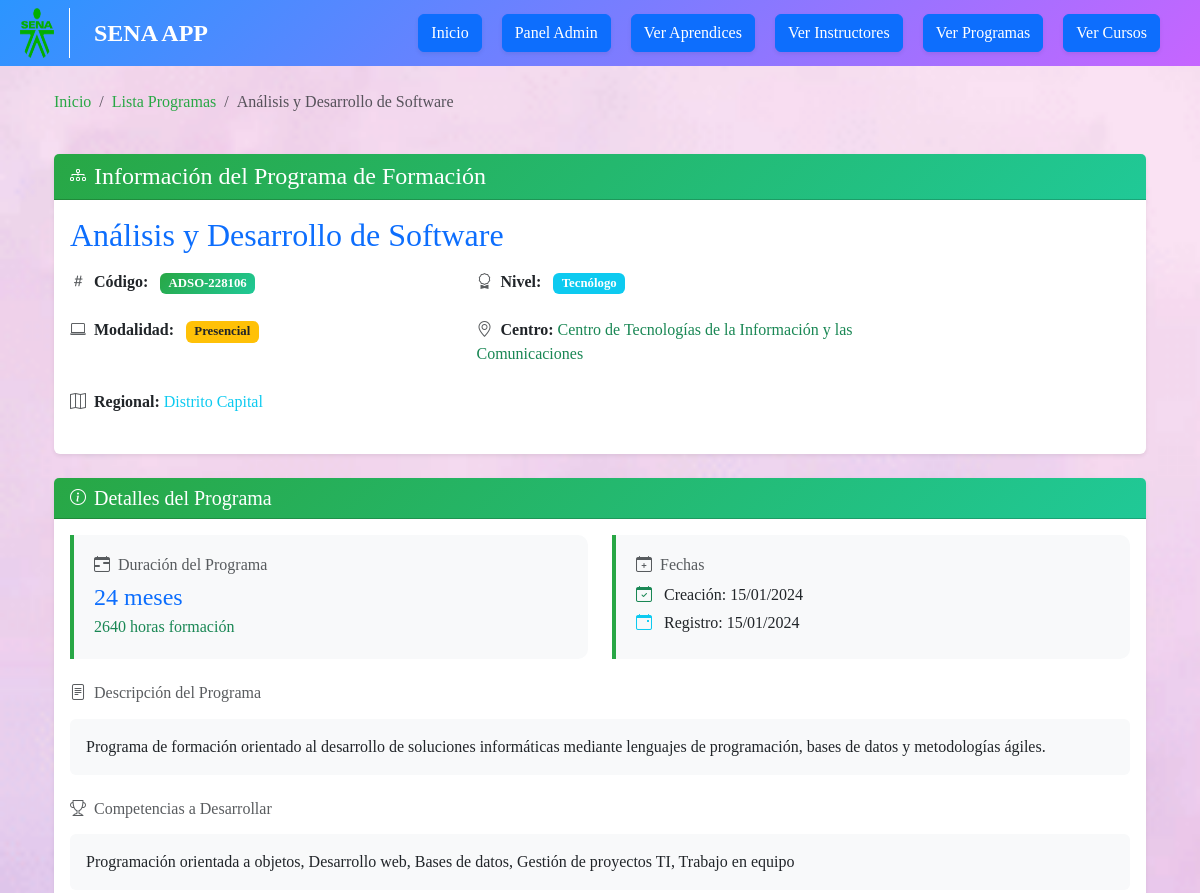
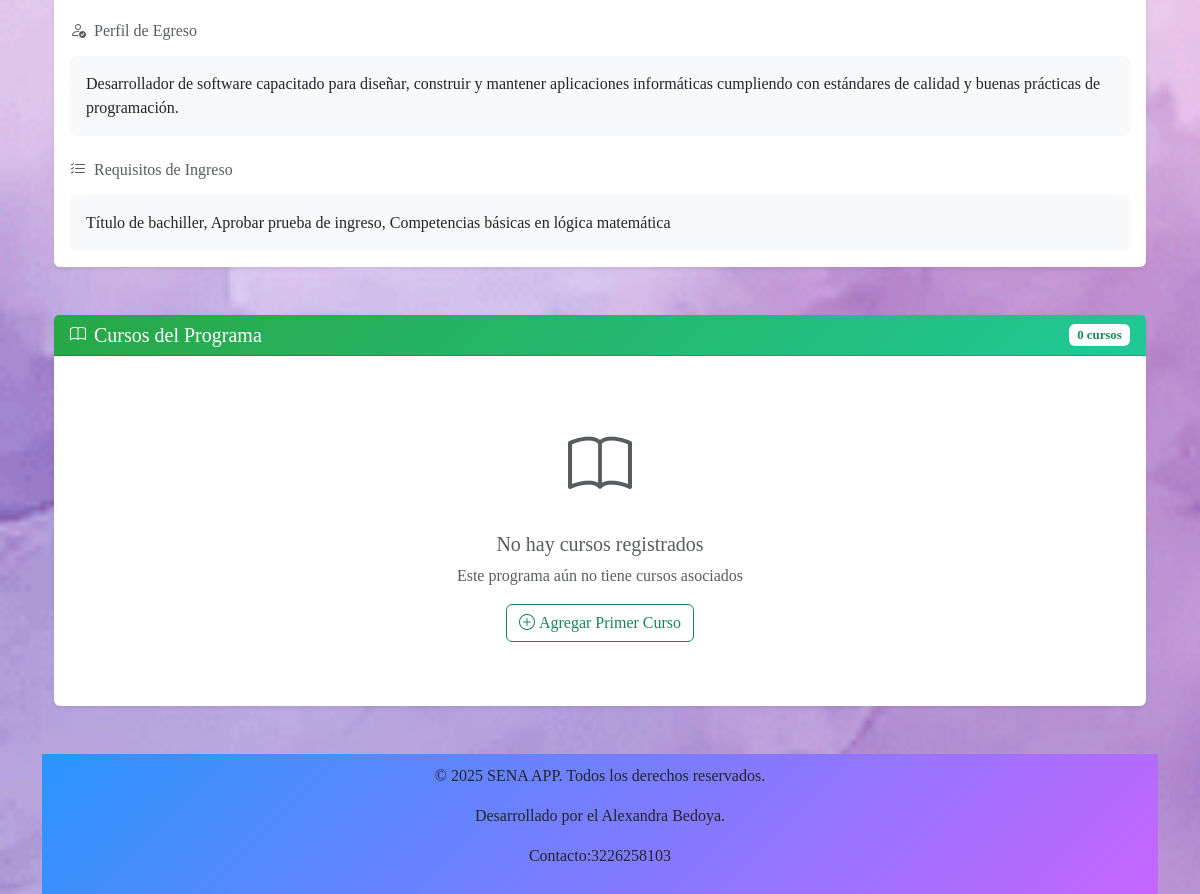
/programas/programas/programa/1/, run on the app's committed database (2 pictures, top to bottom).
### programas/models.py (models this page shows, shortened)
class Programa(models.Model):
    NIVEL_FORMACION_CHOICES = [
        ('AUX','Auxiliar'),
        ('OPE','Operario'),
        ('TEC', 'Técnico'),
        ('TGL','Tcnólogo'),
        ('ESP','Especializacion Tegnológica'),
        ('COM','Complemenatio'),
    ]
    MODALIDAD_CHOICES = [
        ('PRE','Presencial'),
        ('VIR','Virtual'),
        ('MIX','Mixta'),
    ]
    ESTADO_CHOICES = [
        ('ACT','Activo'),
        ('INA','Inactivo'),
        ('SUS', 'Suspendido'),
        ('CAN', 'Cancelado'),
    ]
    codigo = models.CharField(max_length=20, unique=True, verbose_name="Código del Programa")
    nombre = models.CharField(max_length=200, verbose_name="Nombre del Programa")
    nivel_formacion = models.CharField(max_length=3, choices=NIVEL_FORMACION_CHOICES, verbose_name="Nivel de Formación")
    modalidad = models.CharField(max_length=3, choices=MODALIDAD_CHOICES, default='PRE', verbose_name="Modalidad")
    duracion_meses = models.PositiveIntegerField(verbose_name="Duración en Meses")
    duracion_horas = models.PositiveIntegerField(verbose_name="Duración en Horas")
    descripcion = models.TextField(verbose_name="Descripción del Programa")
    competencias = models.TextField(verbose_name="Competencias a Desarrollar")
    perfil_egreso = models.TextField(verbose_name="Perfil de Egreso")
    requisitos_ingreso = models.TextField(verbose_name="Requisitos de Ingreso")
    centro_formacion = models.CharField(max_length=200, verbose_name="Centro de Formación")
    regional = models.CharField(max_length=100, verbose_name="Regional")
    estado = models.CharField(max_length=3, choices=ESTADO_CHOICES, default='ACT', verbose_name="Estado")
    fecha_creacion = models.DateField(verbose_name="Fecha de Creación del Programa")
    fecha_registro = models.DateTimeField(auto_now_add=True, verbose_name="Fecha de Registro")

### programas/views.py (the view)
# urls.py: path('programas/programa/<int:programa_id>/', views.detalle_programa, name='detalle_programa'),
def detalle_programa(request, programa_id):
    programa = Programa.objects.get(id=programa_id)
    template = loader.get_template('detalle_programa.html')
    context = {
        'programa': programa,
    }
    return HttpResponse(template.render(context, request))

### programas/Templates/detalle_programa.html (shortened to what this page needs)
{% extends "master.html" %}
{% block content %}
    <div class="container-fluid py-4">
        <div class="row mb-4">
            <div class="col-12">
                <nav aria-label="breadcrumb">
                    <ol class="breadcrumb">
                        <li class="breadcrumb-item"><a href="/" class="back-link">Inicio</a></li>
                        <li class="breadcrumb-item"><a href="{% url 'programas:lista_programas' %}" class="back-link">Lista Programas</a></li>
                        <li class="breadcrumb-item active" aria-current="page">{{ programa.nombre }}</li>
                    </ol>
                </nav>
            </div>
        </div>
        <div class="row mb-4">
            <div class="col-12">
                <div class="card shadow-sm">
                    <div class="card-header d-flex align-items-center">
                        <i class="bi bi-diagram-3 me-2"></i>
                        <h4 class="mb-0">Información del Programa de Formación</h4>
                    </div>
                    <div class="card-body">
                        <div class="row">
                            <div class="col-md-9">
                                <h2 class="text-primary mb-3">{{ programa.nombre }}</h2>
                                <div class="row mb-3">
                                    <div class="col-md-6">
                                        <p class="mb-2">
                                            <strong><i class="bi bi-hash text-muted me-2"></i>Código:</strong>
                                            <span class="badge badge-sena ms-2">{{ programa.codigo }}</span>
                                        </p>
                                    </div>
                                    <div class="col-md-6">
                                        <p class="mb-2">
                                            <strong><i class="bi bi-award text-muted me-2"></i>Nivel:</strong>
                                            <span class="badge bg-info ms-2">{{ programa.get_nivel_formacion_display }}</span>
                                        </p>
                                    </div>
                                </div>
                                <div class="row mb-3">
                                    <div class="col-md-6">
                                        <p class="mb-2">
                                            <strong><i class="bi bi-laptop text-muted me-2"></i>Modalidad:</strong>
                                            <span class="badge bg-warning text-dark ms-2">{{ programa.get_modalidad_display }}</span>
                                        </p>
                                    </div>
                                    <div class="col-md-6">
                                        <p class="mb-2">
                                            <strong><i class="bi bi-geo-alt text-muted me-2"></i>Centro:</strong>
                                            <span class="text-success">{{ programa.centro_formacion }}</span>
                                        </p>
                                    </div>
                                </div>
                                {% if programa.regional %}
                                <div class="row mb-3">
                                    <div class="col-md-12">
                                        <p class="mb-2">
                                            <strong><i class="bi bi-map text-muted me-2"></i>Regional:</strong>
                                            <span class="text-info">{{ programa.regional }}</span>
                                        </p>
                                    </div>
                                </div>
                                {% endif %}
                            </div>
                        </div>
                    </div>
                </div>
            </div>
        </div>
        <div class="row mb-4">
            <div class="col-lg-12 mb-4">
                <div class="card shadow-sm h-100">
                    <div class="card-header d-flex align-items-center">
                        <i class="bi bi-info-circle me-2"></i>
                        <h5 class="mb-0">Detalles del Programa</h5>
                    </div>
                    <div class="card-body">
                        <div class="row mb-4">
                            <div class="col-md-6">
                                <div class="info-card">
                                    <h6 class="text-muted mb-2">
                                        <i class="bi bi-calendar-range me-2"></i>Duración del Programa
                                    </h6>
                                    <h4 class="text-primary mb-1">{{ programa.duracion_meses }} meses</h4>
                                    <p class="mb-0 text-success">{{ programa.duracion_horas }} horas formación</p>
                                </div>
                            </div>
                            <div class="col-md-6">
                                <div class="info-card">
                                    <h6 class="text-muted mb-2">
                                        <i class="bi bi-calendar-plus me-2"></i>Fechas
                                    </h6>
                                    <p class="mb-1">
                                        <i class="bi bi-calendar-check text-success me-2"></i>
                                        Creación: {{ programa.fecha_creacion|date:"d/m/Y" }}
                                    </p>
                                    <p class="mb-0">
                                        <i class="bi bi-calendar-event text-info me-2"></i>
                                        Registro: {{ programa.fecha_registro|date:"d/m/Y" }}
                                    </p>
                                </div>
                            </div>
                        </div>
                        {% if programa.descripcion %}
                        <div class="mb-4">
                            <h6 class="text-muted mb-3">
                                <i class="bi bi-file-text me-2"></i>Descripción del Programa
                            </h6>
                            <div class="p-3 bg-light rounded">
                                <p class="mb-0">{{ programa.descripcion }}</p>
                            </div>
                        </div>
                        {% endif %}
                        {% if programa.competencias %}
                        <div class="mb-4">
                            <h6 class="text-muted mb-3">
                                <i class="bi bi-trophy me-2"></i>Competencias a Desarrollar
                            </h6>
                            <div class="p-3 bg-light rounded">
                                <p class="mb-0">{{ programa.competencias }}</p>
                            </div>
                        </div>
                        {% endif %}
                        {% if programa.perfil_egreso %}
                        <div class="mb-4">
                            <h6 class="text-muted mb-3">
                                <i class="bi bi-person-check me-2"></i>Perfil de Egreso
                            </h6>
                            <div class="p-3 bg-light rounded">
                                <p class="mb-0">{{ programa.perfil_egreso }}</p>
                            </div>
                        </div>
                        {% endif %}
                        {% if programa.requisitos_ingreso %}
                        <div class="mb-0">
                            <h6 class="text-muted mb-3">
                                <i class="bi bi-list-check me-2"></i>Requisitos de Ingreso
                            </h6>
                            <div class="p-3 bg-light rounded">
                                <p class="mb-0">{{ programa.requisitos_ingreso }}</p>
                            </div>
                        </div>
                        {% endif %}
                    </div>
                </div>
            </div>
        </div>
        <div class="row mb-4">
            <div class="col-12">
                <div class="card shadow-sm">
                    <div class="card-header d-flex justify-content-between align-items-center">
                        <div class="d-flex align-items-center">
                            <i class="bi bi-book me-2"></i>
                            <h5 class="mb-0">Cursos del Programa</h5>
                        </div>
                        <span class="badge bg-white text-success">{{ cursos|length }} cursos</span>
                    </div>
                    <div class="card-body">
                        {% if cursos %}
                            <div class="row">
                                {% for curso in cursos %}
                                <div class="col-md-6 col-lg-4 mb-3">
                                    <div class="card curso-card border-primary h-100">
                                        <div class="card-body">
                                            <div class="d-flex justify-content-between align-items-start mb-2">
                                                <div class="flex-grow-1">
                                                    <h6 class="card-title text-primary mb-2">{{ curso.nombre }}</h6>
                                                    <p class="card-text mb-2">
                                                        <small class="text-muted">
                                                            <i class="bi bi-hash me-1"></i>{{ curso.codigo }}
                                                        </small>
                                                    </p>
                                                    {% if curso.descripcion %}
                                                    <p class="card-text">
                                                        <small class="text-muted">{{ curso.descripcion|truncatewords:15 }}</small>
                                                    </p>
                                                    {% endif %}
                                                </div>
                                            </div>
                                            <div class="d-flex justify-content-between align-items-center">
                                                <small class="text-muted">
                                                    <i class="bi bi-calendar3 me-1"></i>
                                                    {% if curso.fecha_inicio %}
                                                        {{ curso.fecha_inicio|date:"M Y" }}
                                                    {% else %}
                                                        Por definir
                                                    {% endif %}
                                                </small>
                                            </div>
                                        </div>
                                    </div>
                                </div>
                                {% endfor %}
                            </div>
                        {% else %}
                            <div class="text-center py-5">
                                <i class="bi bi-book text-muted" style="font-size: 4rem;"></i>
                                <h5 class="text-muted mt-3">No hay cursos registrados</h5>
                                <p class="text-muted">Este programa aún no tiene cursos asociados</p>
                                <button class="btn btn-outline-success">
                                    <i class="bi bi-plus-circle me-1"></i>Agregar Primer Curso
                                </button>
                            </div>
                        {% endif %}
                    </div>
                </div>
            </div>
        </div>
    {% endblock %}

### aprendices/static/members/mystyles.css (style rules this page uses)
* { margin: 0; padding: 0; box-sizing: border-box; }
body { font-family: 'Times New Roman', Times, serif; background-image: url("fondo.png"); background-size: cover; background-attachment: fixed; }
.card { transition: transform 0.2s; border: none; box-shadow: 0 2px 4px rgba(0, 0, 0, 0.1); }
.badge { font-size: 0.8em; }
.card-header { background: linear-gradient(135deg, #28a745, #20c997); color: white; }
.badge-sena { background: linear-gradient(135deg, #28a745, #20c997); }
.back-link { text-decoration: none; color: #28a745; font-weight: 500; }
.info-card { background: #f8f9fa; border-left: 4px solid #28a745; padding: 20px; border-radius: 0 10px 10px 0; height: 100%; }

### data on the page
Programa: nombre "Análisis y Desarrollo de Software", codigo "ADSO-228106", nivel_formacion "Tecnólogo", modalidad "Presencial", centro_formacion "Centro de Tecnologías de la Información y las Comunicaciones", regional "Distrito Capital", duracion_meses "24", duracion_horas "2640", fecha_creacion "15/01/2024", fecha_registro "15/01/2024", descripcion "Programa de formación orientado al desarrollo de soluciones informáticas mediante lenguajes de programación, bases de datos y metodologías ágiles.", competencias "Programación orientada a objetos, Desarrollo web, Bases de datos, Gestión de proyectos TI, Trabajo en equipo", perfil_egreso "Desarrollador de software capacitado para diseñar, construir y mantener aplicaciones informáticas cumpliendo con estándares de calidad y buenas prácticas de programación.", requisitos_ingreso "Título de bachiller, Aprobar prueba de ingreso, Competencias básicas en lógica matemática"

### other printed values
{{ cursos|length }} "0"
